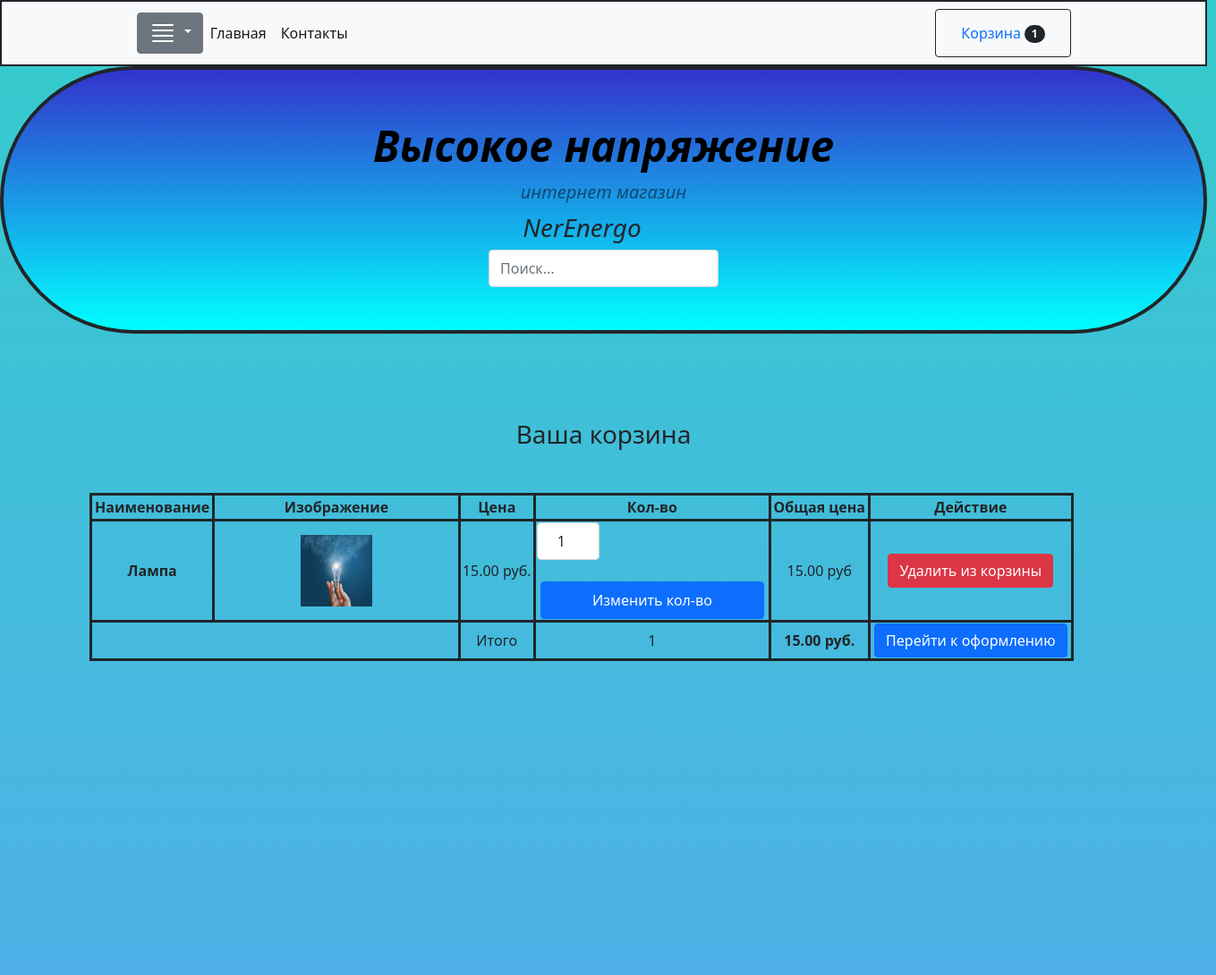
Page /cart/ (upper part) on the earlier database version.
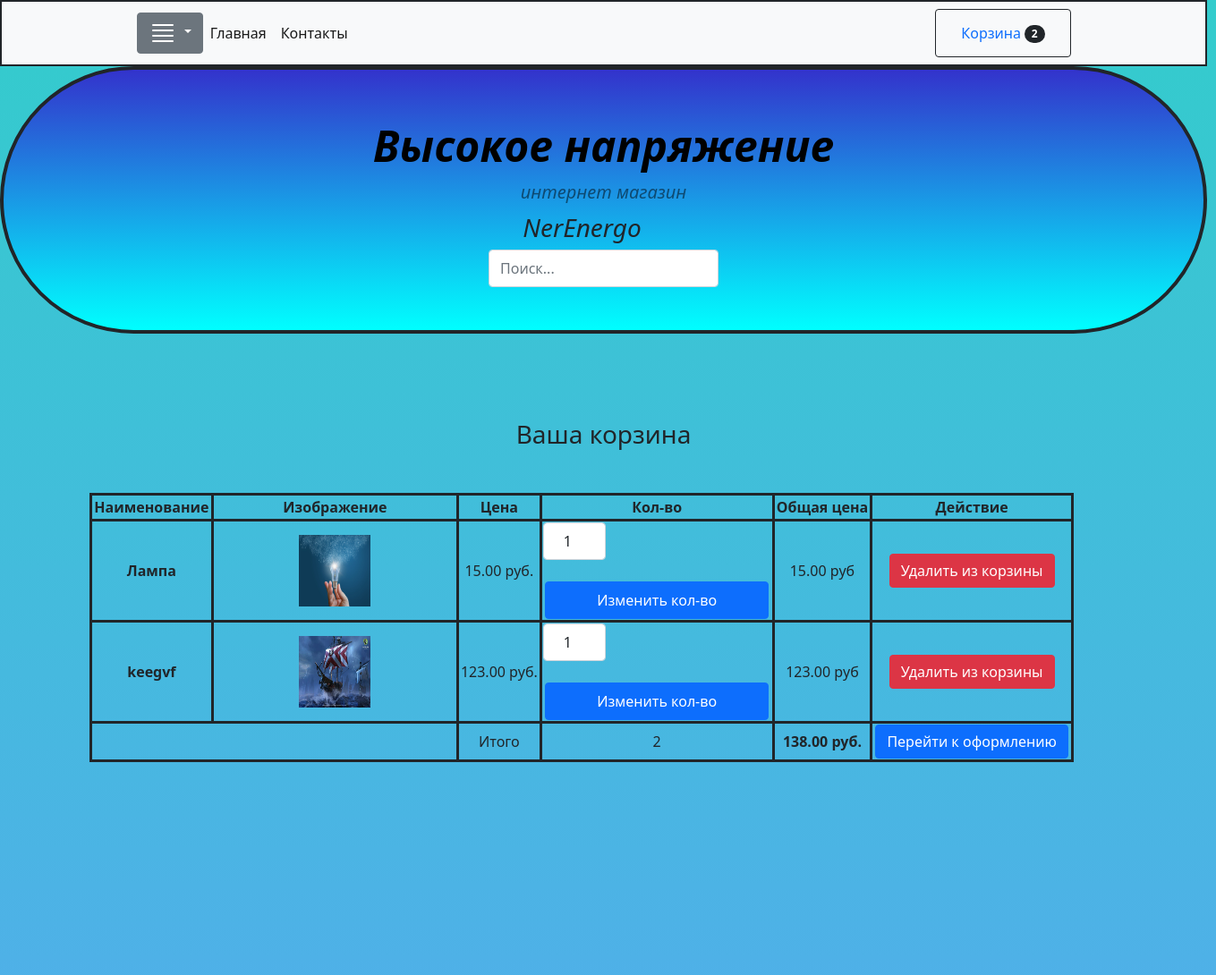
Same page on the later database version.
### mainapp/models.py (models this page shows, shortened)
class Cart(models.Model):
	owner = models.ForeignKey('Customer', null=True, verbose_name='Владелец', on_delete=models.CASCADE)
	product = models.ManyToManyField(CartProduct, blank=True, related_name='related_cart')
	total_product = models.PositiveIntegerField(default=0)
	final_price = models.DecimalField(max_digits=9, default=0, decimal_places=2, verbose_name='Общая Цена')
	in_order = models.BooleanField(default=False)
	for_anonymous_user = models.BooleanField(default=False)

class CartProduct(models.Model):
	user = models.ForeignKey('Customer', null=True, verbose_name='Покупатель', on_delete=models.CASCADE)
	cart = models.ForeignKey('Cart', verbose_name='Корзина', on_delete=models.CASCADE, related_name="related_products")
	content_type = models.ForeignKey(ContentType, on_delete=models.CASCADE)
	object_id = models.PositiveIntegerField()
	content_object = GenericForeignKey('content_type', 'object_id')
	qty = models.PositiveIntegerField(default=1)
	final_price = models.DecimalField(max_digits=9, default=0, decimal_places=2, verbose_name='Общая Цена')

class Product(models.Model):
	category = models.ForeignKey(Category, verbose_name='Категория', on_delete=models.CASCADE)
	title = models.CharField(max_length=255, verbose_name="наименование")
	slug = models.SlugField(unique=True)
	image = models.ImageField(verbose_name='Изображение')
	description = models.TextField(verbose_name='описание', null=True)
	price = models.DecimalField(max_digits=9, decimal_places=2, verbose_name='Цена')
	count_view = models.PositiveIntegerField(default=0, verbose_name='Количество')
	def get_model_name(self):
		return self.__class__.__name__.lower()

class Lampa(Product):
	name = models.CharField(max_length=255, verbose_name='Наименование товара')
	seria = models.CharField(max_length=255, verbose_name='Серия')
	brand = models.CharField(max_length=255, verbose_name='Брэнд')
	articals = models.CharField(max_length=255, verbose_name='Артикул производителя')
	garant_time = models.CharField(max_length=255, verbose_name='Срок гарантии')
	created_cantry = models.CharField(max_length=255, verbose_name='Страна производитель')
	power = models.CharField(max_length=255, verbose_name='Мощность', blank=True)
	plinth = models.CharField(max_length=255, verbose_name='Цоколь')
	form_light = models.CharField(max_length=255, verbose_name='Форма Лампы', blank=True)

class Lighting(Product):
	name = models.CharField(max_length=255, verbose_name='Наименование товара')
	seria = models.CharField(max_length=255, verbose_name='Серия')
	brand = models.CharField(max_length=255, verbose_name='Брэнд')
	articals = models.CharField(max_length=255, verbose_name='Артикул производителя')
	garant_time = models.CharField(max_length=255, verbose_name='Срок гарантии')
	created_cantry = models.CharField(max_length=255, verbose_name='Страна производитель')
	power = models.CharField(max_length=255, verbose_name='Мощность')
	plinth = models.CharField(max_length=255, verbose_name='Цоколь')
	form_light = models.CharField(max_length=255, verbose_name='Форма Лампы')

### mainapp/views.py (the view)
# urls.py: path('cart/', CartView.as_view(), name='cart'),
class CartView(CartMixin, View):
    def get(self, request, *args, **kwargs):
        categories = Category.objects.all()
        context = {
            'cart': self.cart,
            'categories': categories
        }
        return render(request, 'cart.html', context)

### mainapp/mixins.py (called while the page is built)
	def dispatch(self, request, *args, **kwargs):
		if request.user.is_authenticated:
			customer = Customer.objects.filter(user=request.user).first()
			if not customer:
				customer = Customer.objects.create(user=request.user)
			cart = Cart.objects.filter(owner=customer).first()
			if not cart:
				cart = Cart.objects.create(owner=customer)
		else:
			cart = Cart.objects.filter(for_anonymous_user=True).first()
			if not cart:
				cart = Cart.objects.create(for_anonymous_user=True)
		self.cart = cart
		return super().dispatch(request, *args, **kwargs)

### mainapp/templates/cart.html (shortened to what this page needs)
{% extends 'base.html' %}
{% block content %}
	<h3 class="text-center mt-5 mb-5" >Ваша корзина {% if not cart.product.count %}пуста{% endif %}</h3>
	{% if cart.product.count%}
	<table class="table-cart" >
		<thead>
			<tr>
				<th scope="col">Наименование</th>
				<th scope="col">Изображение</th>
				<th scope="col">Цена</th>
				<th scope="col">Кол-во</th>
					<th scope="col">Общая цена</th>
				<th scope="col">Действие</th>
			</tr>
		</thead>
		<tbody>
	  	{% for item in cart.product.all %}
	  	<tr>
		  	<th scope="row">{{ item.content_object.title }}</th>
		  	<td class="w-25"><img src="{{ item.content_object.image.url }}" class="img-fluid" style="width: 80px; height: 80px;" ></td>
		  	<td>{{ item.content_object.price }} руб.</td>
		  	<td>
		  		<form action="{% url 'change_qty' ct_model=item.content_object.get_model_name slug=item.content_object.slug %}" method="POST">
		  			<input type="number" class="form-control" name="qty" style="width: 70px;" min="1" value="{{ item.qty }}">
		  			<br>
		  			<input type="submit" class="btn btn-primary" value="Изменить кол-во">
		  		</form>
		  	</td>
		  		<td>{{ item.final_price }} руб</td>
		  	<td>
		  		<a href="{% url 'delete_from_cart' ct_model=item.content_object.get_model_name slug=item.content_object.slug %}"><button class="btn btn-danger">Удалить из корзины</button>
		  	</td>
		</tr>
		{% endfor %}
			<tr>
				<td colspan="2"></td>
				<td>Итого</td>
				<td>{{ cart.total_product }}</td>
				<td><strong>{{ cart.final_price }} руб.</strong></td>
				<td><a href="{% url 'checkout' %}"><button class="btn btn-primary">Перейти к оформлению</button></a></td>
			</tr>
		</tbody>
	</table>
{% endif %}
{% endblock content %}

### mainapp/templates/base.html (shortened to what this page needs)
<!DOCTYPE html>
<html lang="en">
    <head>
        <link href="https://cdn.jsdelivr.net/npm/bootstrap@5.1.3/dist/css/bootstrap.min.css" rel="stylesheet">
        <link rel="stylesheet" type="text/css" href="styles.css">
    </head>
    <body>
        <nav class="navbar navbar-expand-lg navbar-light bg-light border border-2 border-dark sticky-top" id="navbar-top-base">
            <div class="container px-4 px-lg-5">
                <li>
                    <div class="dropdown" class="btn-category">
                        <button class="btn btn-secondary dropdown-toggle"  type="button" id="dropdownMenuButton1" data-bs-toggle="dropdown" aria-expanded="false" class="btn-menu-list">
                        </button>
                                    {% load mptt_tags %}
                    </div>
                </li>
                <div class="collapse navbar-collapse ">
                    <ul class="navbar-nav me-auto mb-2 mb-lg-0 ms-lg-6">
                        <li class="nav-item" ><a class="nav-link active" aria-current="page" href="{% url 'base.html' %}">Главная</a></li>
                        <li class="nav-item"><a class="nav-link active" aria-current="page" href="{% url 'contact' %}">Контакты</a></li>
                    </ul>
                    <form class="d-flex">
                        <button class="btn btn-outline-dark" type="submit">
                            <a class="nav-link" href="{% url 'cart' %}">Корзина<span class="badge bg-dark text-white ms-1 rounded-pill">{{cart.product.count}}</span></a>
                        </button>
                    </form>
                </div>
            </div>
        </nav>
        <header  class=" py-5 border border-4 border-dark rounded-pill" id="header" class="border border-3" class="header-nav">
            <div class="container px-4 px-lg-5 my-2" >
                <div class="text-center text-black" id="header_text">
                    <h1 class="display-5 fw-bolder">Высокое напряжение</h1>
                    <p class="lead fw-normal text-black-50 mb-0">интернет магазин</p>
                </div>
            </div>
            <div class="container d-flex flex-wrap justify-content-center" >
                <a href="{% url 'base.html' %}" class="d-flex mb-3 mb-lg-0 me-lg-5 text-dark text-decoration-none">
                    <span class="fs-4"><h3><em>NerEnergo</em></h3></span>
                </a>
            </div>
            <ul>
                <li>
                    <div class="container d-flex flex-wrap justify-content-center">
                        <form class="col-12 col-lg-auto mb-3 mb-lg-0">
                            <input type="search" class="form-control" placeholder="Поиск..." aria-label="Search">
                        </form>
                    </div>
                </li>
           </ul>
        </header>
        <section class="py-5" id="" class="section-base">
            {% block content %}{% endblock content %}
        </section>
    </body>
</html>

Differences in the rows shown:
changed Cart: product.count "1" → "2"; total_product "1" → "2"; final_price "15.00" → "138.00"
added CartProduct: content_object "keegvf", content_object.image (picture), content_object.price "123.00", qty "1", final_price "123.00"
